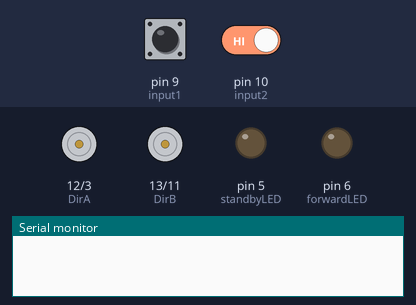
A sketch run on a simulated Arduino Uno, built with avr-gcc and run on an emulated ATmega328P. On the bench: direction and speed pins drawn as motors (green arrow = direction pin HIGH = forward, orange = LOW = backward, longer = more drive, stopped while the standby pin is LOW), output pins drawn as LEDs (lit = HIGH), the last lines printed to the serial monitor. Dashed ring = blinking. The test bench sets the inputs (shaded band); at power-on: pin 10 (input2) HIGH, pin 9 (input1) HIGH.

Above: at 1.2 s.
1.3 s: pin 10 (input2) driven LOW
At 2.5 s:
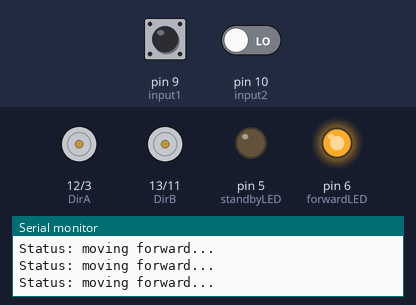
2.8 s: pin 9 (input1) driven LOW
At 3.6 s:
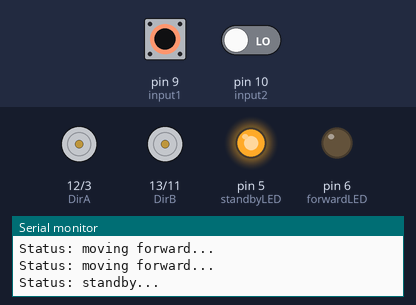
4.3 s: pin 9 (input1) driven HIGH
At 5.1 s:
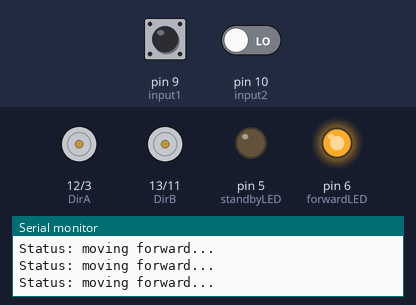
7.3 s: pin 9 (input1) pulsed LOW 5 times (0.12 s each, 0.3 s apart)
At 10.4 s:
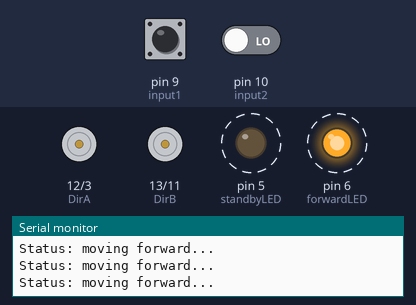
Timing chart, 0 to 11.9 s (numbered marks = the images above; inputs shaded):
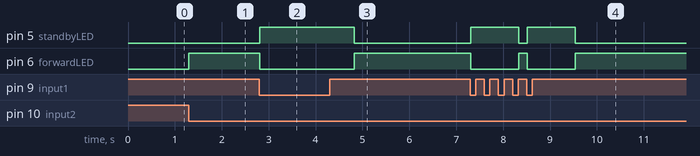

Measured:
- after the input at 1.3 s, pin 6 (forwardLED): LOW → HIGH at once
- after the input at 2.8 s, pin 5 (standbyLED): LOW → HIGH at once; pin 6 (forwardLED): HIGH → LOW at once
- after the input at 4.3 s, pin 5 (standbyLED): HIGH → LOW after 0.53 s; pin 6 (forwardLED): LOW → HIGH after 0.53 s
- after the input at 7.3 s, pin 5 (standbyLED): alternates HIGH for 1.0 s and LOW for 0.19 s, 4 changes in all, then stays LOW, starting at once; pin 6 (forwardLED): alternates HIGH for 0.19 s and LOW for 1.0 s, 4 changes in all, then stays HIGH, starting at once

The sketch:

robotCar.ino
```cpp
// Variables for control switches
int input1 = 9;
int input2 = 10;
int input1State = 0;
int input2State = 0;

// Variables for motors
int DirA = 12;
int PWM_A = 3;
int DirB = 13;
int PWM_B = 11;

// Status indicators
int standbyLED = 5;
int forwardLED = 6;

void setup() {
  // Beginning serial
  Serial.begin(9600);

  // Switches are inputs
  pinMode(input1, INPUT);
  pinMode(input2, INPUT);

  // Motor controllers are outputs
  pinMode(DirA, OUTPUT);
  pinMode(DirB, OUTPUT);
  pinMode(PWM_A, OUTPUT);
  pinMode(PWM_B, OUTPUT);

  // Status indicators are outputs
  pinMode(standbyLED, OUTPUT);
  pinMode(forwardLED, OUTPUT);
}

void loop() {
  // Getting what state the car should be in
  input1State = digitalRead(input1);
  input2State = digitalRead(input2);

  // 00 is do nothing
  if (input2State == LOW && input1State == LOW) {
    // Turn on standby led
    digitalWrite(standbyLED, HIGH);
    // Turn off forward led
    digitalWrite(forwardLED, LOW);

    // Set motor power to 0
    analogWrite(PWM_A, 0);
    analogWrite(PWM_B, 0);

    // Updating serial monitor
    Serial.println("Status: standby...");
    delay(1000);
  }

  // 01 is drive forward
  else if (input2State == LOW && input1State == HIGH) {
    // Turn off standby led
    digitalWrite(standbyLED, LOW);
    // Turn on forward led
    digitalWrite(forwardLED, HIGH);

    // Set both directions to high so it drives forward
    digitalWrite(DirA, HIGH);
    digitalWrite(DirB, HIGH);

    // Set motor power to max (255)
    analogWrite(PWM_A, 255);
    analogWrite(PWM_B, 255);

    // Updating serial monitor
    Serial.println("Status: moving forward...");
  }

  // 10 is ???
  else if (input2State == HIGH && input1State == LOW) {

  }

  // 11 is ???
  else if (input2State == HIGH && input2State == HIGH) {

  }
}
```
